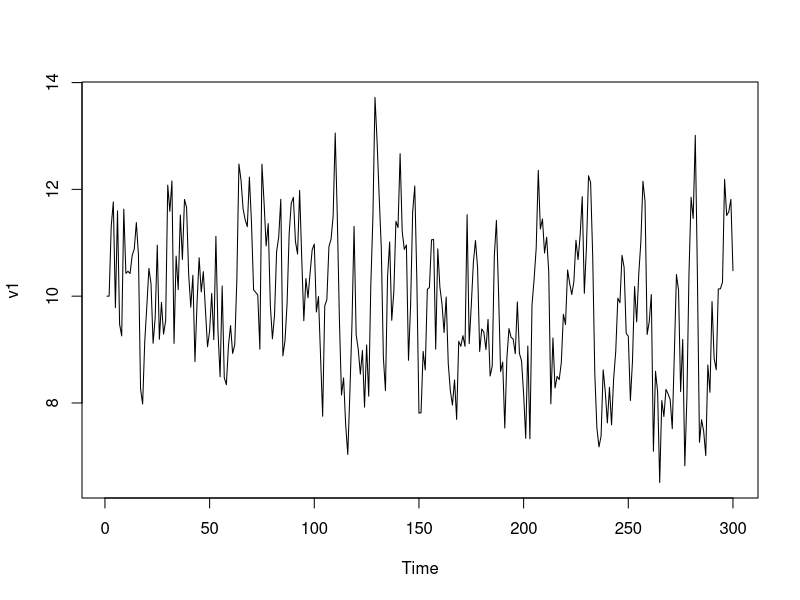
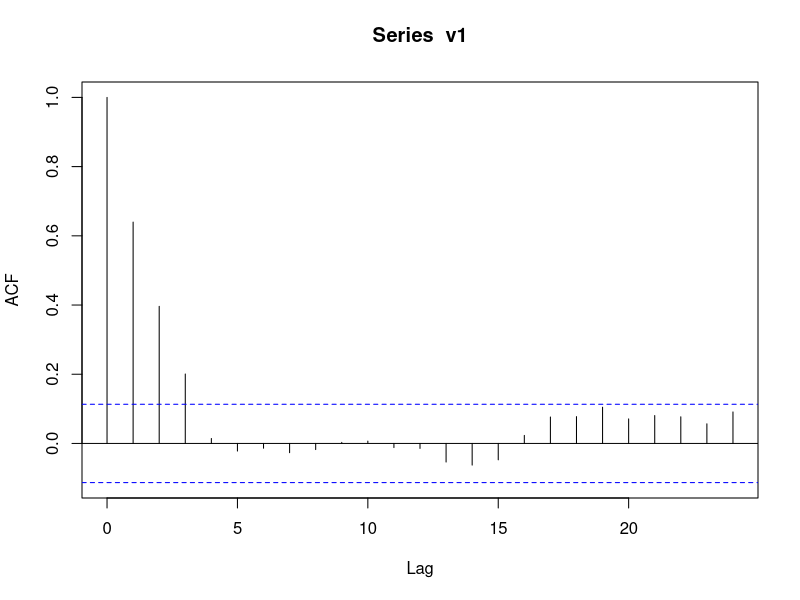
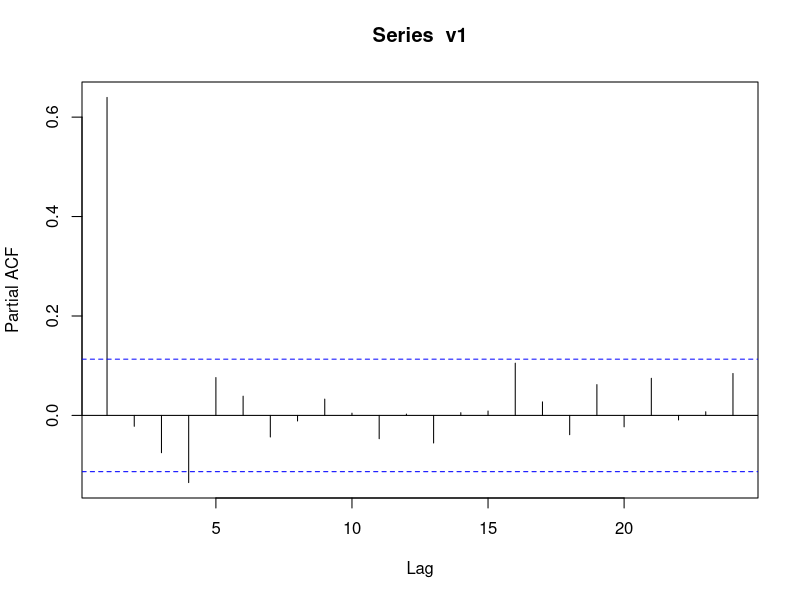
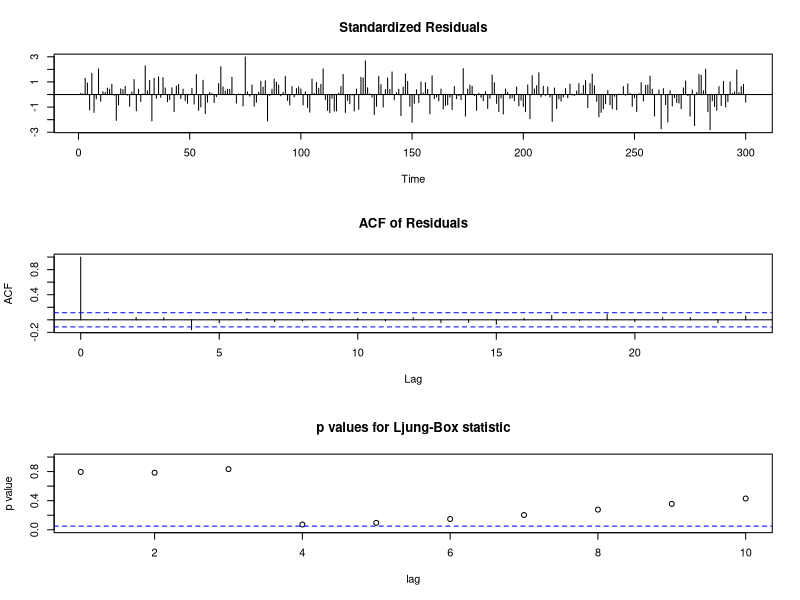
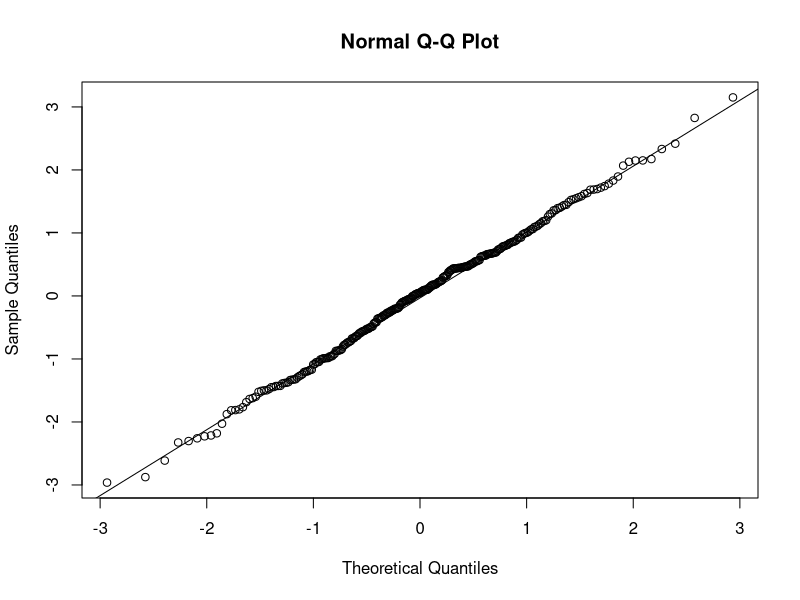
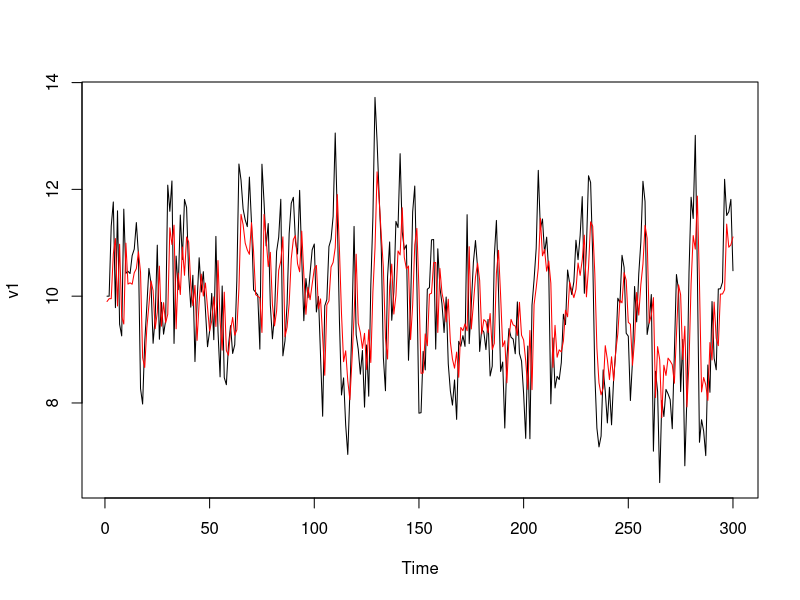
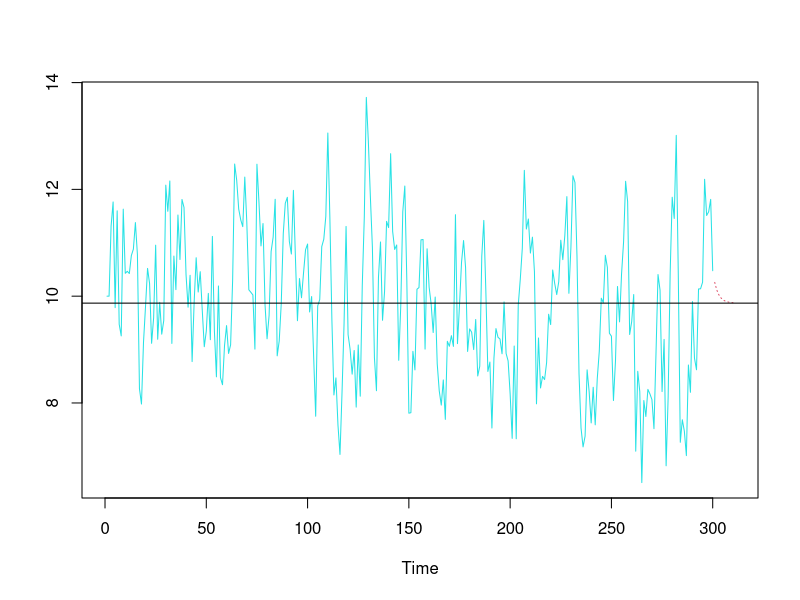
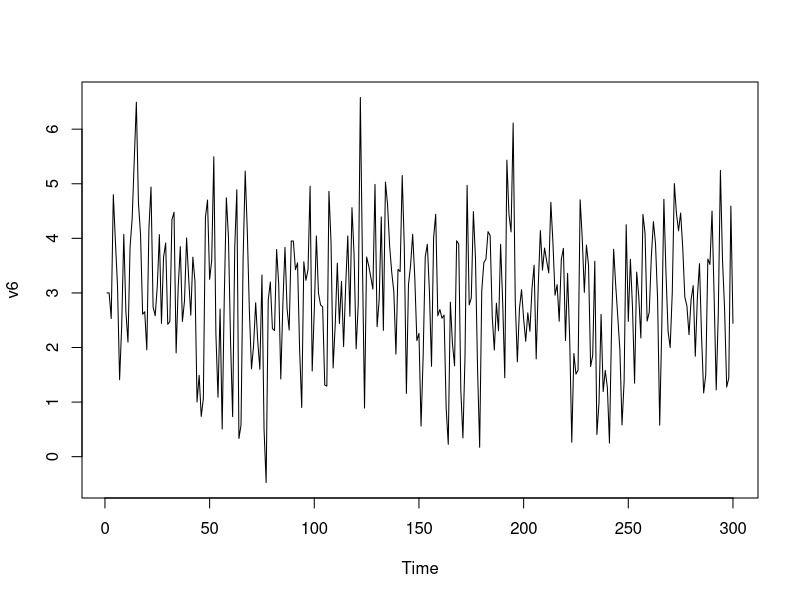

The R source for these figures, in order:
setwd("C:/Pasāda/Corvinus Data Science In Business/Semester 5/Time Series Analysis/06/")

ARMA <- read.csv("ARMA.csv")

v1 <- ts(ARMA$v1)
plot(v1)
#condition of weak stationary:
#expected and variance should be constant in time
#expected value and variance seem time-invariant(constant) here
#time series seems stationary here
#ARMA model requires stationary process/ts 

#expected value of White noise = 0 if its an error term
#if its a process than can be not 0

#White Noise
#weak stationary 
#cov(x(t), x(t-k)) = 0 for all k values
#there is no autocorrelation and autocovariance 
#Possible test: Durbin-Watson, Ljung-Box, Breusch-Godfrey (BG)
#Durbin-Waton test is only for first-order autocorrelation
#LB and BG are appropriate to test higher order autocorrelation
#we prefer BG test
#if too many laggs, LB test can cause problem(it follows chi sq, but too many laggs don't follow chi sq)

library(lmtest)
bgtest(v1~1, order = 10)
#H0: there is no autocorrelation up to 10 lags
#H1: there is autocorrelation

#case A: we fail to reject H0, up to lags the ts is white noise
#it means that it is a random process, there is no need to build a
#model, there is no information which could be explained

#case B: we reject H0, there is information which should be explained,
#so we build possible ARMA models

#p-value is almost 0, we reject H0, there is autocorrelation

#we try to build the proper ARMA model to forecast v1 process

#ARIMA(p,d,q)
#for stationary process I(0), d=0
#d shows how many times we should take the difference of the ts
#to have a staionary process 
#I - order of integration
#ARMA(p,q)

#AR(p), p-th order autoregressive process
#in case of autoregressive process we use the lagged values
#of the dependent variable as explantory variables
#AR(1) - explanatory variable: y(t-1)
#AR(2) - explanatory variable: y(t-1), y(t-2)
#to define the order of the process we should check the correlogram
#correlogram: ACF and PACF
#for stationary autoregressive process the ACF converges to 0
#PACF drops to 0 after a given lag (k>p)

#MA(q) - q-th order moving average process
#in case of moving aveage process we use the lagged values
#of the error term as explantory variables 
#for moving average process the ACF drops to 0 after a given lag
#(k>q), PACF converges to 0

#check the acf and pacf
acf(v1)
#it converges to 0
pacf(v1)
#it drops to 0 after 1 lag
#4th lag is also out of the confidence interval of 0 value
#95% confidence interval of the 0 value. It means that 1 lag out of 20 (5/100)
#could be out of the interval randomly
#it seems just a random effect, there is no exact explanation to that case,
#that the first lag is significant, the 2nd and the 3rd are not significant
#and the 4th is significant again. it could be the case for the periodic 
#(e.g. quarterly) data, but it is not periodic
#conlusion: PACF drops to 0 after 1 lag, it could be AR(1)

#AR(1)
model1 <- arima(v1, order=c(1,0,0)) #ARIMA(p,d,q)
model1
#y(t) = 9.87+0.638*y(t-1)+u(t), where u(t) is normally distributed white noise ~ NWS
#in that estimation the intercept is the expected value
#t-test is almost 0 so significant
coeftest(model1) #z-test instead of t-test
#z test instead of the t test here
#because of the estimation technique,  it is not OLS, it is maximum likelihood 

#most important condition to forecast a ts 
#the error term should be white noise to do correct forecast
#if error not white noise, it is not totally random, it contains information to be explained, could be biased(?)
bgtest(resid(model1)~1, order=10) #test the errors
#H0: there is no autocorrelation up to 10 lags
#always right null hypothesis
#the p-value is 38%, we fail to reject H0, it is white noise up to 10 lag
#we can use this to forecast the ts
tsdiag(model1)
#it is an option

#normality of the error term
#Jargue-Berra test for normality
library(tseries)
jarque.bera.test(resid(model1))
#H0: the error term is normally distributed
#p-value is 88%, so we fail to reject H0,
#the error term is normally distributed

#ggplot
qqnorm(resid(model1))
qqline(resid(model1))
#if the ends are curved, it is t-distribution
#the line shows the normal distribution
#points fit to that line, the error term follows normal distribution

#AR(I) model is appropriate to forecast the ts, as the error term
#of the model is normally distributed white noise (NWS)

#Forecast
#types:
#in-sample or out-of-sample
#static and dynamnic forecast. Static uses only observed values
#in calculation, dynamic only estimated (e.g. y_hat)

#install.packages("forecast")
library(forecast)

#In-sample foarecast
plot(v1, col="black")
lines(fitted(model1), col="red")

#out of sample forecast
prediction <- predict(model1, n.ahead = 10) #forecast 10 future data points
prediction$pred
ts.plot(v1, prediction$pred, lty=c(1,3), col=c(5,2))
abline(h=9.87)
#the forecast converges to the expected value of the process,
#in this way we use the ARMA models only for short term forecasting

#Build ARMA model for v6
v6 <- ts(ARMA$v6)
plot(v6)
#it is not that nice than in case of v1
#it could be stationary

#if we have doubts about it, than try to find a statistical answer
#by now we know that for AR(1) the stationary condition was to 
#have |phi| < 1
#we have problem if the parameter is excatly 1, we call these process as unit root
#phi > 1, it would be explosive

#phi = 1 case helps us
#the autocorrelation does not converges to 0 (not sure if true or not)
acf(v6)
#it drops to 0 so it also shows stationarity
#ACF for AR processes converges to 0, for MA processes drops to 0
#if the process is not stationary, the values of ACF remains
#close to 1 for the lags 

#check ACF and PACF
acf(v6)
#it drops to 0 after 2 lags
#it could be maximum MA(2)
pacf(v6) #converges to 0 

#for long lag structure
#3rd order is the max
#more than 3 shows problem (heteroskadasticity, clustering, and volatility)
# dont model above AR(3)

#Note: we estimate maximum ARMA(3,3), the longer lag structure
#signs problems with ergodicity, in case of financial time series
#the longer lag structure signs heteroskadasticity problem,
#clustered volatility

#Possible models: MA(1) and MA(2)
#Zoli strategy to build model:
#start with highest model
#cause if MA(3) is not statisfactory(not white noise), then can drop MA(1) and MA(2)

#install.packages("tseries")
#MA(2)
ma2 <- arima(v6, order=c(0,0,2))
bgtest(resid(ma2)~1, order=10)
#white noise error term up to 10 lags
jarque.bera.test(resid(ma2))
#NWN
ma2
#y(t) = 2.946 + 0.535*u(t-1)-0.287*u(t-2) + u(t), where u(t)~NWN
#MA(2) is possible

#check MA(1)
ma1 <- arima(v6, order=c(0,0,1))
bgtest(resid(ma1)~1, order=10)
#p-value is almost 0, so the error term is not WN, we drop this mode

#To conclude the steps of ARMA modelling
#Step1: check stationarity
#Step2: check the correlogram ~ ACF and PACF
#Step3: acc to the correlogram determine the possible model version
#Step4: run the models, keep those in which the error term is NWN
#Step5: if you have more than 1 possible models, choose the best one
#based on AIC or BIC
#Step6: do the forecast


#v4
#self do not sure correct or not
v4 <- ts(ARMA$v4)
plot(v4)


acf(v4)
pacf(v4)

#possible model: ma(1)
ma1 <- arima(v4, order=c(0,0,1))
bgtest(resid(ma1)~1, order=10)
#H0: there is no autocorrelation up to 10 lags
#H1: there is autocorrelation

# Fit AR(1) to the residuals of your deterministic model

jarque.bera.test(resid(ma1))

AIC(ma1)
BIC(ma1)

ma1 #y(t) = 2.96+0.7347*y(t-1)+u(t)

library(forecast)
lines(fitted(ma1), col="red")
prediction <- predict(ma1, n.ahead = 10) #forecast 10 future data points
prediction$pred
ts.plot(v4, prediction$pred, lty=c(1,3), col=c(5,2))
abline(h=2.96) #intercept
